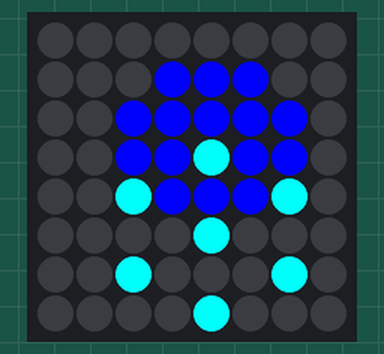
Simulated run of this program. Board: Raspberry Pi (BCM pin numbers) with a Sense HAT. On the bench: the Sense HAT's 8×8 RGB LED matrix. At 1.5 s the program stops and its outputs stay as they are.

Above: at 0.1 s.
At 0.6 s:
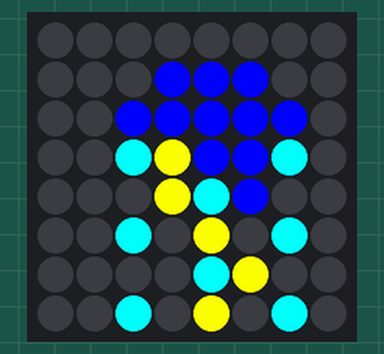

The program:

onweer.py
```python
from sense_hat import SenseHat
from time import sleep
sense=SenseHat()

g = (0, 255, 0)
c = (0, 255, 255)
o = (255, 128, 0)
y = (255, 255, 0)
r = (255, 0, 0)
b = (0, 0, 255)
w = (255, 255, 255)
p = (102, 0, 204)
e = (0, 0, 0)
f = (255, 0, 255)


frame1 = [e,e,e,e,e,e,e,e,e,e,e,b,b,b,e,e,e,e,b,b,b,b,b,e,e,e,b,b,c,b,b,e,e,e,c,b,b,b,c,e,e,e,e,e,c,e,e,e,e,e,c,e,e,e,c,e,e,e,e,e,c,e,e,e]

frame2 = [e,e,e,e,e,e,e,e,e,e,e,b,b,b,e,e,e,e,b,b,b,b,b,e,e,e,c,y,b,b,c,e,e,e,e,y,c,b,e,e,e,e,c,e,y,e,c,e,e,e,e,e,c,y,e,e,e,e,c,e,y,e,c,e]

frame3 = [e,e,e,e,e,e,e,e,e,e,e,b,b,b,e,e,e,e,b,b,b,b,b,e,e,e,b,b,c,b,b,e,e,e,c,b,b,b,c,e,e,e,e,e,c,e,e,e,e,e,c,e,e,e,c,e,e,e,e,e,c,e,e,e]

## This demo program will show each frame for 1 second ##
sense.set_pixels(frame1)
sleep(0.5)

sense.set_pixels(frame2)
sleep(0.5)

sense.set_pixels(frame3)
sleep(0.5)


sense.clear()
```

Measured:
- what the display in image 1 shows lasts 0.5 s, from 0.5 s to 1.0 s
